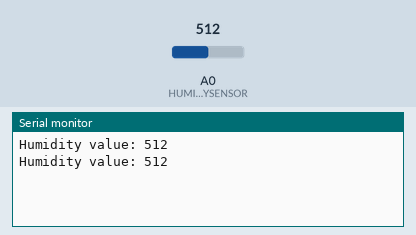
Simulated run of this sketch. Board: Arduino Uno, built with avr-gcc and run on an emulated ATmega328P. On the bench: the last lines printed to the serial monitor. The inputs (shaded band) are chosen by the test bench; at power-on: A0 (HUMIDITYSENSOR) = 512.

Above: at 1.8 s.
1.9 s: A0 (HUMIDITYSENSOR) set to 716
At 2.8 s:
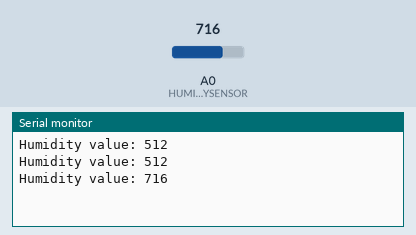
3.4 s: A0 (HUMIDITYSENSOR) set to 900
At 4.4 s:
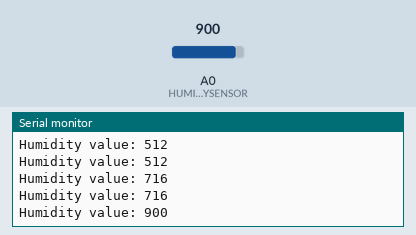
Timing chart, 0 to 6.4 s (numbered marks = the images above; inputs shaded):
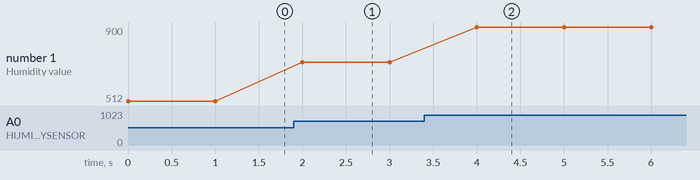

The sketch:

example04.ino
```cpp
/*
 * Display the humidity value of the sensor
 */

#define  HUMIDITYSENSOR  A0

void setup() {
  // put your setup code here, to run once:
  Serial.begin(9600);

}

void loop() {
  // put your main code here, to run repeatedly:
  int humidityvalue = analogRead(HUMIDITYSENSOR);
  Serial.print("Humidity value: ");
  Serial.println(humidityvalue);
  delay(1000);
}
```

Measured:
- after the input at 1.9 s, the serial monitor: prints a new line after 0.10 s (image 1)
- after the input at 3.4 s, the serial monitor: prints a new line after 0.60 s (image 2)
- plotted number 1: 512 → 716 after the input at 1.9 s, 716 → 900 after the input at 3.4 s
